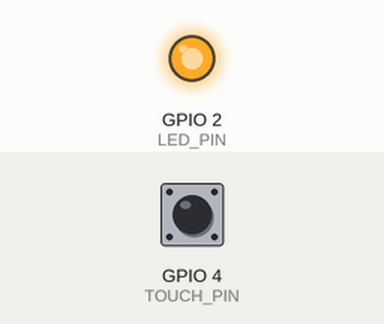
Bench run of a sketch on a simulated ESP32. On the bench: output pins drawn as LEDs (lit = HIGH). The test bench sets the inputs (shaded band); at power-on: GPIO 4 (TOUCH_PIN) HIGH.

Above: at 0.1 s.
Timing chart, 0 to 1.6 s (numbered marks = the images above):
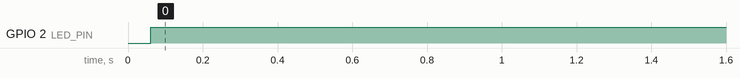

The sketch:

touch_control.ino
```cpp
#define TOUCH_PIN 4
#define LED_PIN 2
#define THRESHOLD 800
bool ledState = false;
bool lastState = false;//记录每时每刻引脚的状态
bool currentStableState = false; //记录当前稳定状态
int reminder = 0; //记录状态变化的时刻
const int gap = 50; //判断是否真的是摸了
void setup() {
  Serial.begin(115200);
  pinMode(LED_PIN, OUTPUT);
  digitalWrite(LED_PIN, ledState);
}
void loop() {
  uint16_t touchValue = touchRead(TOUCH_PIN);//读取当前数值
  bool currentReading = (touchValue < THRESHOLD); //低于阈值则为1，高于阈值则为0

  if (currentReading != lastState)
  {
    reminder = millis();
  }//只要和上一瞬间状态不同，就开始计时

  if ((millis() - reminder) > gap)//超过50ms就说明不是手抖或者脉冲信号导致的，是一个稳定状态
  {

    if (currentReading != currentStableState) //将稳定状态与上一次的稳定状态做对比
    {
      currentStableState = currentReading;

      if (currentStableState == true)
      {
        ledState = !ledState;
        digitalWrite(LED_PIN, ledState);
      }
    }
  }
  lastState = currentReading;//时刻监视瞬间状态
  delay(10);
}
```

Measured:
- by itself, GPIO 2 (LED_PIN): LOW → HIGH at 0.06 s
